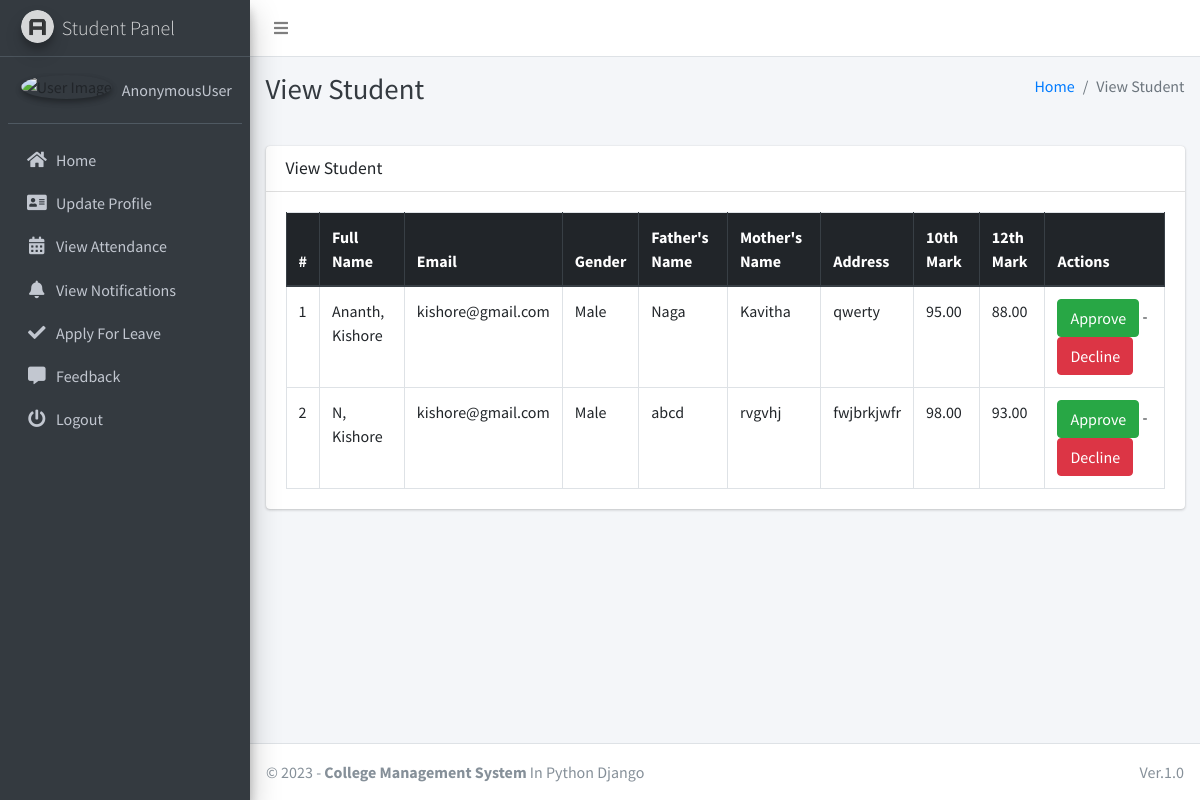
Screenshot of /student/view with the database file from the repository.
### main_app/models.py (models this page shows, shortened)
class RegisterStudent(models.Model):
    GENDER_CHOICES = [
        ('male', 'Male'),
        ('female', 'Female'),
        ('other', 'Other'),
    ]
    STATUS_CHOICES = [
        ('pending', 'Pending'),
        ('approved', 'Approved'),
        ('declined', 'Declined'),
    ]
    firstname = models.CharField(max_length=120)
    lastname = models.CharField(max_length=120)
    DOB = models.DateField()
    gender = models.CharField(max_length=10, choices=GENDER_CHOICES)
    fathername = models.CharField(max_length=120)
    fatheroccupation = models.CharField(max_length=120, default='')
    mothername = models.CharField(max_length=120, default='')
    motheroccupation = models.CharField(max_length=120, default='')
    address = models.TextField(default='')
    mark_10 = models.DecimalField(max_digits=5, decimal_places=2, null=True, blank=True)
    mark_12 = models.DecimalField(max_digits=5, decimal_places=2, null=True, blank=True)
    email = models.EmailField()
    password = models.CharField(max_length=120)
    status = models.CharField(max_length=10, choices=STATUS_CHOICES, default='pending')

### main_app/hod_views.py (the view)
# urls.py: path("student/view", hod_views.view_student, name = 'view_student'),
def view_student(request):
    data = RegisterStudent.objects.all()
    context = {
        'data': data,
        'page_title': 'View Student'
    }
    return render(request, "hod_template/view_student.html", context)

### main_app/templates/hod_template/view_student.html
{% extends 'main_app/base.html' %}
{% load static %}
{% block page_title %}{{ page_title }}{% endblock page_title %}
{% block content %}
<section class="content">
    <div class="container-fluid">
        <div class="row">
            <div class="col-md-12">
                <div class="card">
                    <div class="card-header">
                        <h3 class="card-title">{{ page_title }}</h3>
                    </div>
                    <div class="card-body">
                        <table id="example2" class="table table-bordered table-hover">
                            <thead class="thead-dark">
                                <tr>
                                    <th>#</th>
                                    <th>Full Name</th>
                                    <th>Email</th>
                                    <th>Gender</th>
                                    <th>Father's Name</th>
                                    <th>Mother's Name</th>
                                    <th>Address</th>
                                    <th>10th Mark</th>
                                    <th>12th Mark</th>
                                    <th>Actions</th>
                                </tr>
                            </thead>
                            <tbody>
                                {% for student in data %}
                                <tr>
                                    <td>{{ forloop.counter }}</td>
                                    <td>{{ student.lastname }}, {{ student.firstname }}</td>
                                    <td>{{ student.email }}</td>
                                    <td>{{ student.gender }}</td>
                                    <td>{{ student.fathername }}</td>
                                    <td>{{ student.mothername }}</td>
                                    <td>{{ student.address }}</td>
                                    <td>{{ student.mark_10 }}</td>
                                    <td>{{ student.mark_12 }}</td>
                                    <td>
                                        <a href="{% url 'approve_student' student.id %}"
                                            class="btn btn-success">Approve</a> -
                                        <a href="{% url 'decline_student' student.id %}" class="btn btn-danger"
                                            onclick="return confirm('Are you sure about this?')">Decline</a>
                                    </td>
                                </tr>
                                {% endfor %}
                            </tbody>
                        </table>
                    </div>
                </div>
            </div>
        </div>
    </div>
</section>
{% endblock content %}

### rows the page displays
RegisterStudent: lastname "Ananth", firstname "Kishore", email "kishore@gmail.com", gender "Male", fathername "Naga", mothername "Kavitha", address "qwerty", mark_10 "95.00", mark_12 "88.00"
RegisterStudent: lastname "N", firstname "Kishore", email "kishore@gmail.com", gender "Male", fathername "abcd", mothername "rvgvhj", address "fwjbrkjwfr", mark_10 "98.00", mark_12 "93.00"

### other values shown
{{ user }} "AnonymousUser"
{{ page_title }} "View Student"
